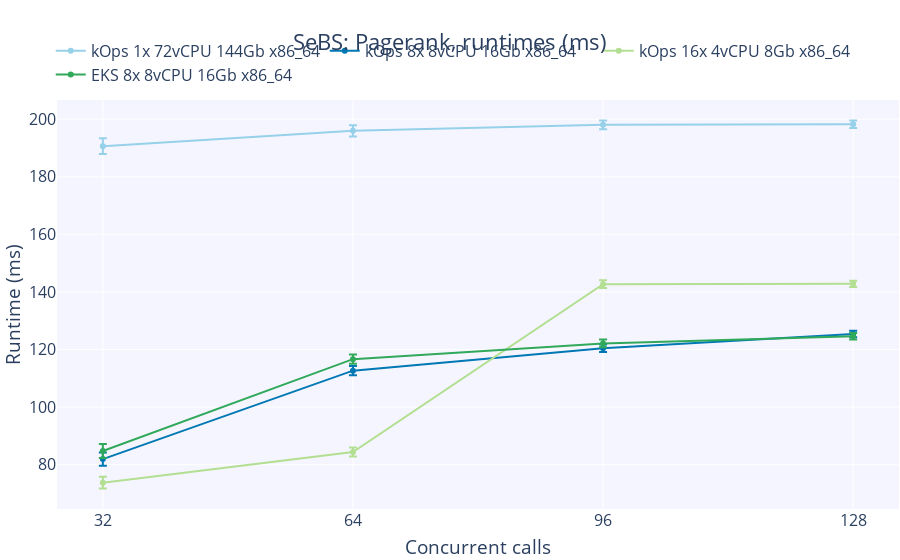

Write notebook code for a chart like this one.
### Code cell
fig = create_figure('SeBS: Pagerank, runtimes (ms)', 'Concurrent calls', 'Runtime (ms)', concurrent_calls)

for i, k in enumerate(clusters):
    fig.add_trace(
        go.Scatter(
            x = concurrent_calls,
            y = [sebs_df[k]['pagerank'][c]['runtime'].mean() for c in concurrent_calls],
            error_y=dict(
                type='data',
                symmetric=True,
                array=[sebs_df[k]['pagerank'][c]['runtime'].sem() for c in concurrent_calls]
            ),
            name = k,
            marker_color=colorPallet[i]
        )
    )
    
fig.show()

# Save graph
write_image(fig, 'sebs_pagerank_runtime_scatter.png')

### Figure 1 — Plotly figure (JSON) as saved in the notebook; plotly's stock layout.template omitted (floating-point values rounded to 4 significant figures)
{"data": [{"error_y": {"array": [2.727, 1.948, 1.511, 1.282], "symmetric": true, "type": "data"}, "marker": {"color": "rgba(151, 209, 233, 255)"}, "name": "kOps 1x 72vCPU 144Gb x86_64", "type": "scatter", "x": [32, 64, 96, 128], "y": [190.6, 196.0, 198.0, 198.2]}, {"error_y": {"array": [2.326, 1.633, 1.277, 1.122], "symmetric": true, "type": "data"}, "marker": {"color": "rgba(0, 120, 179, 255)"}, "name": "kOps 8x 8vCPU 16Gb x86_64", "type": "scatter", "x": [32, 64, 96, 128], "y": [81.95, 112.7, 120.4, 125.4]}, {"error_y": {"array": [2.051, 1.578, 1.339, 1.078], "symmetric": true, "type": "data"}, "marker": {"color": "rgba(179, 223, 146, 255)"}, "name": "kOps 16x 4vCPU 8Gb x86_64", "type": "scatter", "x": [32, 64, 96, 128], "y": [73.77, 84.39, 142.7, 142.8]}, {"error_y": {"array": [2.415, 1.591, 1.343, 1.167], "symmetric": true, "type": "data"}, "marker": {"color": "rgba(49, 169, 90, 255)"}, "name": "EKS 8x 8vCPU 16Gb x86_64", "type": "scatter", "x": [32, 64, 96, 128], "y": [84.77, 116.7, 122.1, 124.6]}], "layout": {"autosize": true, "font": {"size": 16}, "legend": {"orientation": "h", "x": 0.47, "xanchor": "center", "y": 1.02, "yanchor": "bottom"}, "margin": {"autoexpand": true, "b": 1, "l": 1, "r": 1}, "plot_bgcolor": "rgba(245,245,255,255)", "title": {"text": "SeBS: Pagerank, runtimes (ms)", "x": 0.5, "xanchor": "center"}, "xaxis": {"autorange": true, "range": [26.26, 133.7], "tickmode": "array", "tickvals": [32, 64, 96, 128], "title": {"text": "Concurrent calls"}, "type": "linear"}, "yaxis": {"autorange": true, "range": [63.98, 208.0], "title": {"text": "Runtime (ms)"}, "type": "linear"}}}
